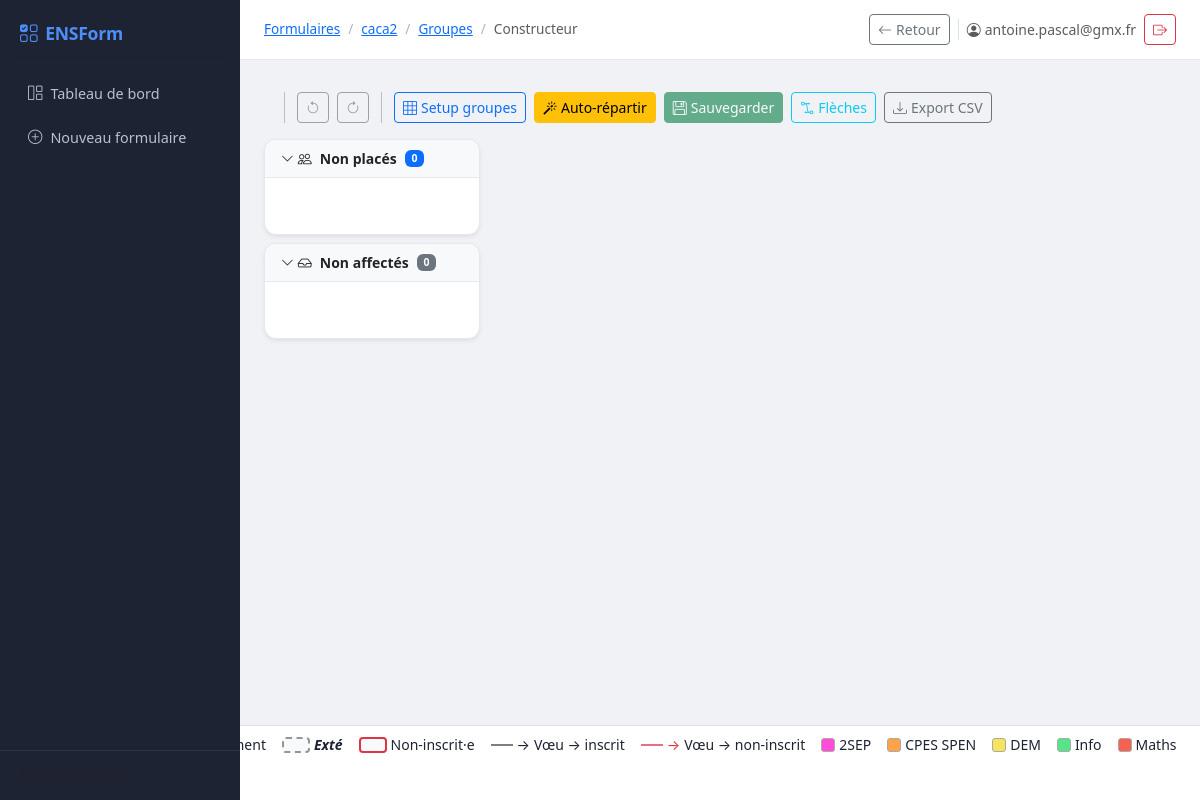
Page /admin/forms/2/grouping/ (signed in) on the committed database.
### models.py (models this page shows, shortened)
class Form(db.Model):
    __tablename__ = "forms"
    id             = db.Column(db.Integer, primary_key=True)
    title          = db.Column(db.String(200), nullable=False)
    description    = db.Column(db.Text, default="")
    slug           = db.Column(db.String(200), nullable=False)
    public_id      = db.Column(db.String(10), unique=True, nullable=True)
    created_at     = db.Column(db.DateTime, default=datetime.utcnow)
    updated_at     = db.Column(db.DateTime, default=datetime.utcnow)
    is_published   = db.Column(db.Boolean, default=False)
    allow_multiple = db.Column(db.Boolean, default=True)
    owner_id       = db.Column(db.Integer, db.ForeignKey("admin_users.id"), nullable=True)
    owner          = db.relationship("AdminUser", backref="forms")
    questions    = db.relationship(
        "Question", back_populates="form",
        cascade="all, delete-orphan",
        order_by="Question.order", lazy=True,
    )
    responses    = db.relationship(
        "Response", back_populates="form",
        cascade="all, delete-orphan", lazy=True,
    )
    participants = db.relationship(
        "GroupParticipant", back_populates="form",
        cascade="all, delete-orphan", lazy=True,
    )

class AdminUser(UserMixin, db.Model):
    __tablename__ = "admin_users"
    id                = db.Column(db.Integer, primary_key=True)
    email             = db.Column(db.String(255), unique=True, nullable=False, index=True)
    password_hash     = db.Column(db.String(255), nullable=False)
    is_verified       = db.Column(db.Boolean, default=False, nullable=False)
    created_at        = db.Column(db.DateTime, default=lambda: datetime.now(timezone.utc), nullable=False)
    last_login_at     = db.Column(db.DateTime, nullable=True)
    verify_code_hash  = db.Column(db.String(255), nullable=True)
    verify_expires_at = db.Column(db.DateTime, nullable=True)
    verify_sent_at    = db.Column(db.DateTime, nullable=True)
    failed_attempts   = db.Column(db.Integer, default=0, nullable=False)
    locked_until      = db.Column(db.DateTime, nullable=True)
    @property
    def is_active(self):
        return self.is_verified

class GroupDepartment(db.Model):
    __tablename__ = "group_departments"
    id      = db.Column(db.Integer, primary_key=True)
    form_id = db.Column(db.Integer, db.ForeignKey("forms.id"), nullable=False)
    name    = db.Column(db.String(200), nullable=False)
    color   = db.Column(db.String(20),  nullable=False, default="#ffffff")
    __table_args__ = (
        db.UniqueConstraint("form_id", "name", name="uq_group_department"),
    )

### routes/grouping.py (the view)
@bp.route("/admin/forms/<int:form_id>/grouping/")
@login_required
def grouping_page(form_id):
    form = get_form_with_access(form_id, "editor")
    sessions = GroupingSession.query.filter_by(form_id=form_id).order_by(
        GroupingSession.created_at.desc()
    ).all()
    dept_colors = {
        d.name: d.color
        for d in GroupDepartment.query.filter_by(form_id=form_id).all()
    }
    return render_template(
        "admin/grouping.html",
        form=form,
        sessions=sessions,
        dept_colors=dept_colors,
    )

### app.py (called while the page is built)
@login_manager.user_loader
def _load_user(user_id: str):
    return AdminUser.query.get(int(user_id))

### helpers.py (called while the page is built, shortened)
def _csrf_token() -> str:
    if "_csrf" not in session:
        session["_csrf"] = secrets.token_hex(32)
    return session["_csrf"]

def login_required(f):
    @wraps(f)
    def decorated(*args, **kwargs):
        if not current_app.config.get("AUTH_ENABLED", True):
            return f(*args, **kwargs)
        result = _flask_login_required(f)(*args, **kwargs)
        if current_user.is_authenticated and not current_user.is_verified:
            logout_user()
            session.clear()
            flash("Veuillez vérifier votre adresse e-mail.", "warning")
            return redirect(url_for("auth.auth_login"))
        return result
    return decorated

def user_form_role(form):
    if not current_app.config.get("AUTH_ENABLED", True):
        return "owner"
    if not current_user.is_authenticated:
        return None
    admin_id = os.environ.get("ADMIN_ID", "")
    if admin_id and current_user.email == admin_id:
        return "admin"
    if form.owner_id is None or form.owner_id == current_user.id:
        return "owner"

def get_form_with_access(form_id: int, min_role="reader"):
    form = Form.query.get_or_404(form_id)
    role = user_form_role(form)
    if role is None or _ROLE_LEVEL.get(role, -1) < _ROLE_LEVEL.get(min_role, 0):
        abort(403)
    return form

### templates/admin/grouping.html (shortened to what this page needs)
{% extends "base.html" %}
{% block topbar_title %}
<nav aria-label="breadcrumb">
  <ol class="breadcrumb mb-0">
    <li class="breadcrumb-item"><a href="{{ url_for('admin.admin_dashboard') }}">Formulaires</a></li>
    <li class="breadcrumb-item"><a href="{{ url_for('admin.admin_form_builder', form_id=form.id) }}">{{ form.title }}</a></li>
    <li class="breadcrumb-item"><a href="{{ url_for('groupe.admin_groupe', form_id=form.id) }}">Groupes</a></li>
    <li class="breadcrumb-item active">Constructeur</li>
  </ol>
</nav>
{% endblock %}
{% block topbar_actions %}
<div class="d-flex gap-2 flex-wrap">
  <a href="{{ url_for('groupe.admin_groupe', form_id=form.id) }}" class="btn btn-sm btn-outline-secondary">
    <i class="bi bi-arrow-left me-1"></i>Retour
  </a>
</div>
{% endblock %}
{% block content %}
<div class="mt-3" id="app">
  <div id="session-ui" style="display:none">
    <div class="d-flex gap-2 flex-wrap align-items-center mb-3">
      <button class="btn btn-sm btn-outline-secondary" onclick="undo()" id="btn-undo" disabled title="Annuler (Ctrl+Z)">
        <i class="bi bi-arrow-counterclockwise"></i>
      </button>
      <button class="btn btn-sm btn-outline-secondary" onclick="redo()" id="btn-redo" disabled title="Rétablir (Ctrl+Shift+Z)">
        <i class="bi bi-arrow-clockwise"></i>
      </button>
      <button class="btn btn-sm btn-outline-primary" data-bs-toggle="collapse" data-bs-target="#setup-panel">
        <i class="bi bi-grid-3x3 me-1"></i>Setup groupes
      </button>
      <button class="btn btn-sm btn-warning" onclick="autoAssign()" id="btn-auto">
        <i class="bi bi-magic me-1"></i>Auto-répartir
      </button>
      <button class="btn btn-sm btn-success" onclick="saveState()" id="btn-save" disabled>
        <i class="bi bi-floppy me-1"></i>Sauvegarder
      </button>
      <button class="btn btn-sm btn-outline-info" onclick="toggleArrows()" id="btn-arrows" title="Afficher/masquer les flèches de vœux">
        <i class="bi bi-bezier2 me-1"></i>Flèches
      </button>
      <a href="#" class="btn btn-sm btn-outline-secondary" id="btn-export">
        <i class="bi bi-download me-1"></i>Export CSV
      </a>
    </div>
    <div id="grid-wrapper" style="position:relative;overflow:visible">
      <div class="row g-3" id="grid">
      <div class="col-12 col-md-6 col-lg-3">
        <div class="card shadow-sm pool-card mb-2">
          <div class="card-header bg-light d-flex justify-content-between align-items-center py-2">
            <span class="collapse-toggle fw-semibold small d-flex align-items-center gap-1"
                  data-bs-toggle="collapse" data-bs-target="#collapse-nonplaces" aria-expanded="true">
              <i class="bi bi-chevron-down" style="font-size:.8rem"></i>
              <i class="bi bi-people me-1"></i>Non placés
              <span class="badge bg-primary ms-1" id="nonplaces-count">0</span>
            </span>
          </div>
          <div class="collapse show" id="collapse-nonplaces">
            <div class="card-body p-2">
              <div class="person-list" id="pool-nonplaces" style="max-height:400px;overflow-y:auto"></div>
            </div>
          </div>
        </div>
        <div class="card shadow-sm pool-card">
          <div class="card-header bg-light d-flex justify-content-between align-items-center py-2">
            <span class="collapse-toggle fw-semibold small d-flex align-items-center gap-1"
                  data-bs-toggle="collapse" data-bs-target="#collapse-pool" aria-expanded="true">
              <i class="bi bi-chevron-down" style="font-size:.8rem"></i>
              <i class="bi bi-inbox me-1"></i>Non affectés
              <span class="badge bg-secondary ms-1" id="pool-count">0</span>
            </span>
          </div>
          <div class="collapse show" id="collapse-pool">
            <div class="card-body p-2">
              <div class="person-list" id="pool" style="max-height:400px;overflow-y:auto"></div>
            </div>
          </div>
        </div>
      </div>
      <div class="col-12 col-md-6 col-lg-9">
      </div>
      </div>
    </div>
    <div class="d-flex gap-3 flex-wrap align-items-center px-3 py-2 bg-white border-top shadow-sm"
         style="position:fixed;bottom:0;left:0;right:0;z-index:100">
      <span class="small text-muted fw-semibold">Légende :</span>
      <span class="small d-flex align-items-center gap-1">
      </span>
      <span class="small d-flex align-items-center gap-1">
        <span style="display:inline-block;width:28px;height:16px;border:2px dashed rgba(0,0,0,.4);border-radius:4px;background:#f8f9fa"></span>
        <b><i>Exté</i></b>
      </span>
      <span class="small d-flex align-items-center gap-1">
        <span style="display:inline-block;width:28px;height:16px;border:2px solid #dc3545;border-radius:4px;background:#f8f9fa"></span>
        Non-inscrit·e
      </span>
      <span class="small d-flex align-items-center gap-1">
        <span style="display:inline-block;width:22px;height:0;border-top:2px solid rgba(0,0,0,.5)"></span>
        <span>→</span>
        Vœu → inscrit
      </span>
      <span class="small d-flex align-items-center gap-1">
        <span style="display:inline-block;width:22px;height:0;border-top:2px solid rgba(220,53,69,.7)"></span>
        <span style="color:#dc3545">→</span>
        Vœu → non-inscrit
      </span>
      {% for dept, color in dept_colors.items() %}
      <span class="small d-flex align-items-center gap-1">
        <span style="display:inline-block;width:14px;height:14px;border-radius:3px;background:{{ color }};border:1px solid #aaa"></span>
        {{ dept }}
      </span>
      {% endfor %}
    </div>
    <div style="height:60px"></div>
  </div>
</div>
{% endblock %}

### templates/base.html (shortened to what this page needs)
<!doctype html>
<html lang="fr">
<head>
  <link rel="stylesheet"
        href="https://cdn.jsdelivr.net/npm/bootstrap@5.3.3/dist/css/bootstrap.min.css"/>
  <link rel="stylesheet"
        href="https://cdn.jsdelivr.net/npm/bootstrap-icons@1.11.3/font/bootstrap-icons.min.css"/>
  <link rel="stylesheet" href="{{ url_for('static', filename='css/style.css') }}"/>
</head>
<body>
<nav class="sidebar d-flex flex-column" id="sidebar">
  <a class="sidebar-brand" href="{{ url_for('admin.admin_dashboard') }}">
    <i class="bi bi-ui-checks-grid me-2"></i>ENSForm
  </a>
  <hr class="sidebar-divider"/>
  <ul class="nav flex-column flex-grow-1">
    <li class="nav-item">
      <a class="nav-link {% if request.endpoint == 'admin_dashboard' %}active{% endif %}"
         href="{{ url_for('admin.admin_dashboard') }}">
        <i class="bi bi-grid-1x2 me-2"></i>Tableau de bord
      </a>
    </li>
    <li class="nav-item">
      <a class="nav-link" href="{{ url_for('admin.admin_form_new') }}">
        <i class="bi bi-plus-circle me-2"></i>Nouveau formulaire
      </a>
    </li>
  </ul>
  <div class="sidebar-footer text-muted small px-3 pb-3">
  </div>
</nav>
<div class="main-content">
  <header class="topbar d-flex align-items-center px-4">
    <div class="flex-grow-1 min-w-0">{% block topbar_title %}{% endblock %}</div>
    <div class="topbar-actions-scroll d-flex align-items-center gap-2 flex-shrink-0">
      {% block topbar_actions %}{% endblock %}
      {% if current_user.is_authenticated %}
        <span class="text-muted small d-none d-md-inline border-start ps-2">
          <i class="bi bi-person-circle me-1"></i>{{ current_user.email }}
        </span>
        <form method="post" action="{{ url_for('auth.auth_logout') }}" class="d-inline">
          <button type="submit" class="btn btn-sm btn-outline-danger"
                  title="Déconnexion">
            <i class="bi bi-box-arrow-right"></i>
          </button>
        </form>
      {% endif %}
    </div>
  </header>
  <div class="px-4 pt-3">
  </div>
  <main class="px-4 pb-5">
    {% block content %}{% endblock %}
  </main>
</div>
</body>
</html>

### static/css/style.css (style rules this page uses)
:root { --sidebar-width: 240px; --topbar-height: 60px; --color-primary: #4f8ef7; --color-accent: #6d5cdf; --color-bg: #f0f2f5; --color-sidebar: #1e2333; --color-sidebar-text: #b8c0d4; --color-sidebar-active: #4f8ef7; }
*, *::before, *::after { box-sizing: border-box; }
body { margin: 0; font-family: 'Segoe UI', system-ui, -apple-system, sans-serif; background: var(--color-bg); color: #1e2333; }
.sidebar { position: fixed; top: 0; left: 0; width: var(--sidebar-width); height: 100vh; background: var(--color-sidebar); color: var(--color-sidebar-text); z-index: 1046; overflow-y: auto; transition: transform .25s ease; }
.sidebar-brand { display: flex; align-items: center; padding: 1.25rem 1.25rem 1rem; font-size: 1.1rem; font-weight: 700; color: white; text-decoration: none; letter-spacing: -.3px; }
.sidebar-divider { border-color: rgba(255,255,255,.08); margin: 0 1rem .5rem; }
.sidebar .nav-link { color: var(--color-sidebar-text); padding: .55rem 1.25rem; border-radius: .5rem; margin: .15rem .5rem; font-size: .9rem; transition: background .15s, color .15s; }
.sidebar-footer { border-top: 1px solid rgba(255,255,255,.08); padding-top: .75rem; margin-top: auto; }
.main-content { margin-left: var(--sidebar-width); min-height: 100vh; display: flex; flex-direction: column; }
.topbar { height: var(--topbar-height); background: white; border-bottom: 1px solid #e5e8ee; position: sticky; top: 0; z-index: 1030; gap: .75rem; min-width: 0; }
.topbar-actions-scroll { flex-shrink: 0; max-width: 100%; overflow-x: auto; overflow-y: hidden; -webkit-overflow-scrolling: touch; scrollbar-width: thin; }
.topbar-actions-scroll .d-flex { flex-wrap: nowrap; }
.card { border: 1px solid #e5e8ee; border-radius: .75rem; }
.card-header { border-radius: .75rem .75rem 0 0 !important; border-bottom: 1px solid #e5e8ee; font-weight: 600; }
.breadcrumb { font-size: .85rem; }
.breadcrumb-item + .breadcrumb-item::before { color: #adb5bd; }

### templates/admin/grouping.html (style rules this page uses)
.pool-card, .slot-card { min-height: 80px; }
.person-list { min-height: 40px; padding: 4px; }
.collapse-toggle { cursor: pointer; user-select: none; }
.collapse-toggle .bi { transition: transform .2s; }

### rows in the picture
Form: title "caca2"
AdminUser: email "antoine.pascal@gmx.fr"
GroupDepartment: name "2SEP"
GroupDepartment: name "CPES SPEN"
GroupDepartment: name "DEM"
GroupDepartment: name "Info"
GroupDepartment: name "Maths"
